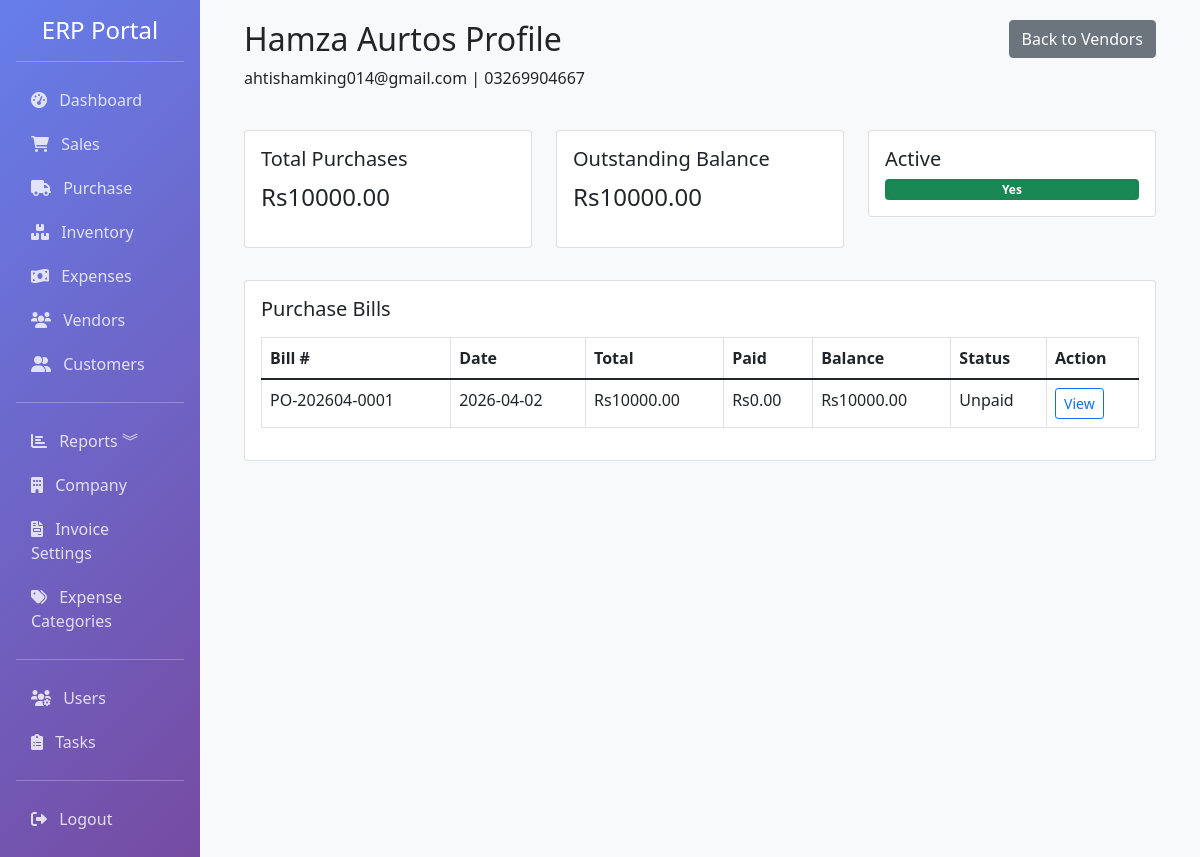
/purchase/vendor/1 (signed in), run on an earlier commit of the app's database.
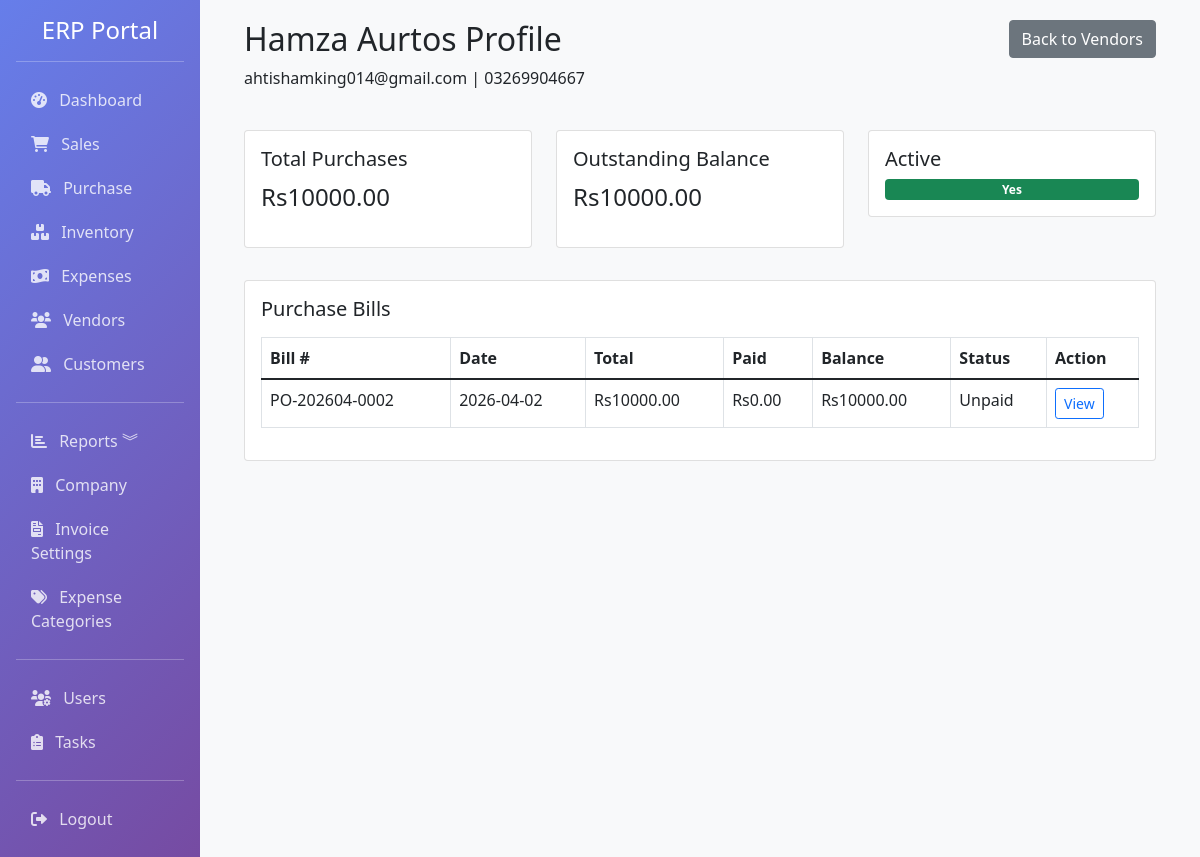
And on a later commit of the database.
### app/models.py (models this page shows, shortened)
class PurchaseBill(db.Model):
    __tablename__ = 'purchase_bills'
    id = db.Column(db.Integer, primary_key=True)
    bill_number = db.Column(db.String(50), unique=True, nullable=False, index=True)
    vendor_id = db.Column(db.Integer, db.ForeignKey('vendors.id'), nullable=False, index=True)
    date = db.Column(db.DateTime, default=datetime.utcnow, index=True)
    due_date = db.Column(db.DateTime)
    currency_id = db.Column(db.Integer, db.ForeignKey('currencies.id'), nullable=True)
    exchange_rate = db.Column(db.Float, default=1)
    subtotal = db.Column(db.Float, default=0)
    tax_rate = db.Column(db.Float, default=10)
    tax = db.Column(db.Float, default=0)
    discount_type = db.Column(db.String(10), default='fixed')
    discount = db.Column(db.Float, default=0)
    shipping_charge = db.Column(db.Float, default=0)
    total = db.Column(db.Float, default=0)
    status = db.Column(Enum('paid', 'unpaid', 'partial', name='payment_status'), default='unpaid', index=True)
    paid_amount = db.Column(db.Float, default=0)
    notes = db.Column(db.Text)
    created_by = db.Column(db.Integer, db.ForeignKey('users.id'))
    created_at = db.Column(db.DateTime, default=datetime.utcnow)
    updated_at = db.Column(db.DateTime, default=datetime.utcnow, onupdate=datetime.utcnow)
    items = db.relationship('PurchaseItem', backref='bill', lazy=True, cascade='all, delete-orphan')
    currency = db.relationship('Currency', backref='purchase_bills', lazy=True)
    @property
    def balance_due(self):
        return self.total - self.paid_amount

### app/routes/purchase.py (the view)
@bp.route('/vendor/<int:id>')
@login_required
def vendor_profile(id):
    vendor = Vendor.query.get_or_404(id)
    return render_template('purchase/vendor_profile.html', vendor=vendor)

### app/models.py (called while the page is built)
    @property
    def is_admin(self):
        return self.role == 'admin'

    @property
    def total_purchases(self):
        return sum(bill.total for bill in self.bills)

    @property
    def outstanding_balance(self):
        return sum(bill.total - bill.paid_amount for bill in self.bills if bill.status != 'paid')

### app/templates/purchase/vendor_profile.html (shortened to what this page needs)
{% extends "base.html" %}
{% block content %}
<div class="container-fluid">
    <div class="row mb-4">
        <div class="col-md-8">
            <h2>{{ vendor.name }} Profile</h2>
            <p>{{ vendor.email or 'No email' }} | {{ vendor.phone or 'No phone' }}</p>
        </div>
        <div class="col-md-4 text-end">
            <a href="{{ url_for('purchase.vendors') }}" class="btn btn-secondary">Back to Vendors</a>
        </div>
    </div>
    <div class="row mb-3">
        <div class="col-md-4">
            <div class="card p-3 mb-3">
                <h5>Total Purchases</h5>
                <p class="fs-4">Rs{{ '%.2f'|format(vendor.total_purchases) }}</p>
            </div>
        </div>
        <div class="col-md-4">
            <div class="card p-3 mb-3">
                <h5>Outstanding Balance</h5>
                <p class="fs-4">Rs{{ '%.2f'|format(vendor.outstanding_balance) }}</p>
            </div>
        </div>
        <div class="col-md-4">
            <div class="card p-3 mb-3">
                <h5>Active</h5>
                <span class="badge bg-{{ 'success' if vendor.is_active else 'danger' }}">{{ 'Yes' if vendor.is_active else 'No' }}</span>
            </div>
        </div>
    </div>
    <div class="card">
        <div class="card-body">
            <h5 class="mb-3">Purchase Bills</h5>
            <div class="table-responsive">
                <table class="table table-bordered">
                    <thead>
                        <tr>
                            <th>Bill #</th>
                            <th>Date</th>
                            <th>Total</th>
                            <th>Paid</th>
                            <th>Balance</th>
                            <th>Status</th>
                            <th>Action</th>
                        </tr>
                    </thead>
                    <tbody>
                        {% for bill in vendor.bills %}
                        <tr>
                            <td>{{ bill.bill_number }}</td>
                            <td>{{ bill.date.strftime('%Y-%m-%d') }}</td>
                            <td>Rs{{ '%.2f'|format(bill.total) }}</td>
                            <td>Rs{{ '%.2f'|format(bill.paid_amount) }}</td>
                            <td>Rs{{ '%.2f'|format(bill.balance_due) }}</td>
                            <td>{{ bill.status.title() }}</td>
                            <td><a href="{{ url_for('purchase.bill_detail', id=bill.id) }}" class="btn btn-sm btn-outline-primary">View</a></td>
                        </tr>
                        {% endfor %}
                    </tbody>
                </table>
            </div>
        </div>
    </div>
</div>
{% endblock %}

What changed in the data, as far as the page shows it:
removed PurchaseBill: total_purchases "10000.00", outstanding_balance "10000.00", bill_number "PO-202604-0001", date "2026-04-02", total "10000.00", paid_amount "0.00", balance_due "10000.00", status "Unpaid"
added PurchaseBill: total_purchases "10000.00", outstanding_balance "10000.00", bill_number "PO-202604-0002", date "2026-04-02", total "10000.00", paid_amount "0.00", balance_due "10000.00", status "Unpaid"
